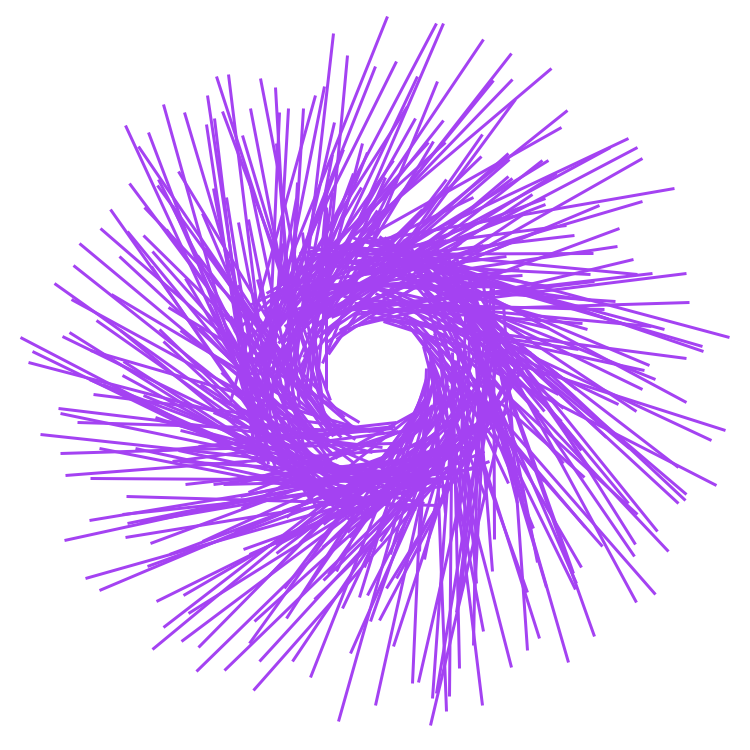
Frame 1 (no input)
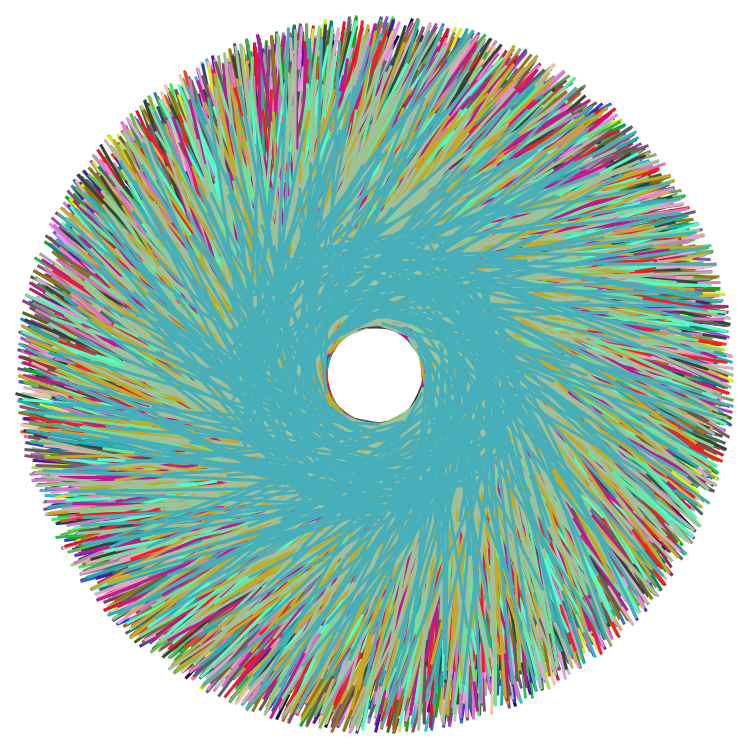
Frame 60 (the mouse pressed at the canvas centre just before this capture)
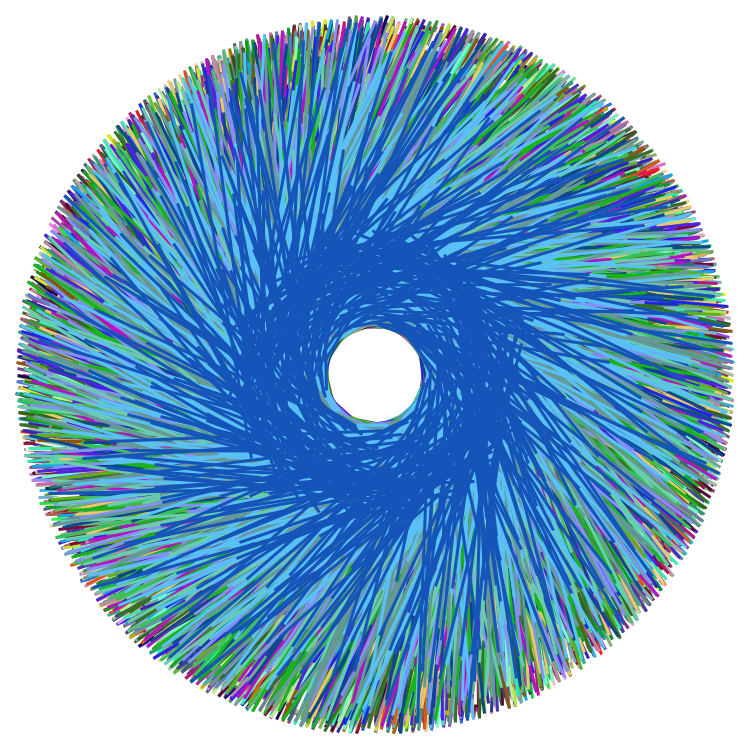
Frame 120 (the mouse held since frame 60 and released just before this capture)

The Processing sketch that drew these frames (run headless with seeded random() and noise(); from frame 60 on, the mouse is pressed at the canvas centre):

// Processing sketch: Circulos
// ── Circulos.pde

void setup() {
  size(750, 750);
  smooth(3);
  background(255);
}

void draw() {
  translate(width/2, height/2);
  stroke(random(255), random(255), random(255));    
  for (int a = 0; a<360; a++) {
    float x = random(50, 150);
    float xx = random(150, 360);
    pushMatrix();
    rotate(radians(a)); //Forma el círculo
    strokeCap(SQUARE); //Forma en que terminan las lineas. Puede ser SQUARE, PROJECT, or ROUND
    strokeWeight(3); //Ancho de la linea
    line(x, 0, 0, xx); //Realiza la linea
    popMatrix();
  }
}

void keyPressed() {
  if (key == 's') saveImage();
  if (key == 'e') exit();
}

void saveImage() {
  String timestamp = year() + nf(month(), 2) + nf(day(), 2) + "-"  + nf(hour(), 2) + nf(minute(), 2) + nf(second(), 2);
  println("Guardando imagen ... ");
  save(timestamp + ".png");
  println("Imagen guardada exitosamente");
}

void exit() {
  println("Saliendo");
  super.exit();
}
